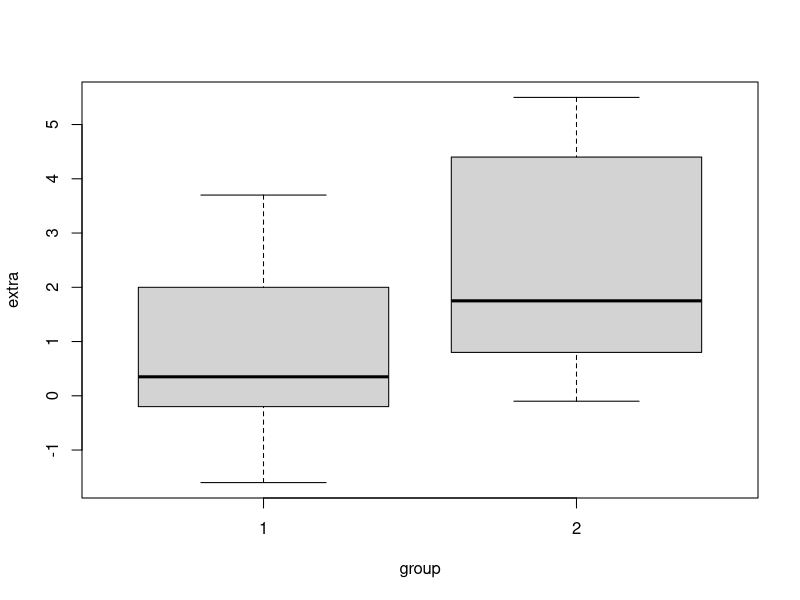
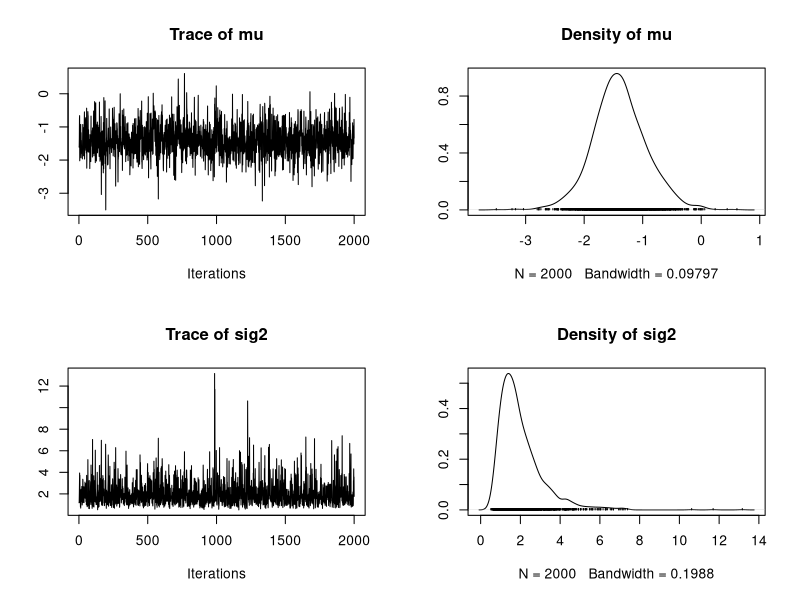
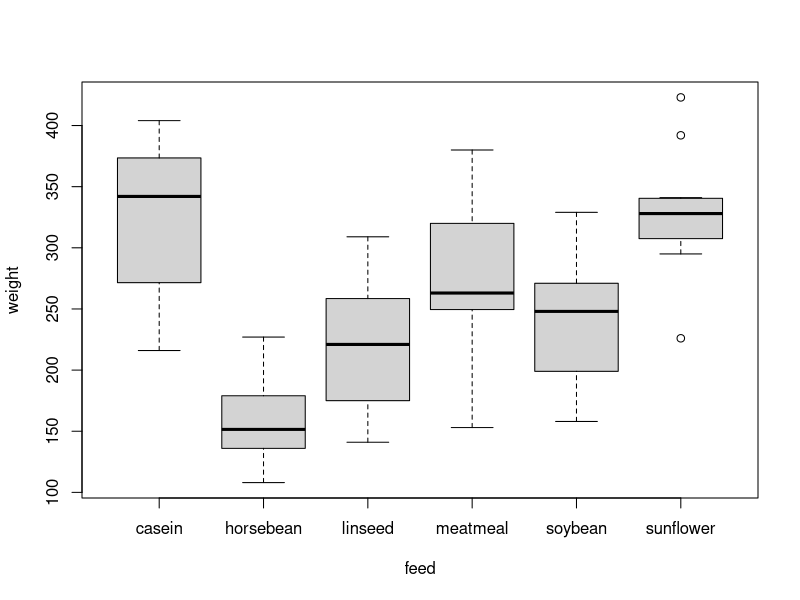

R code for these plots, in order: (Note: this script raises an error after producing the figures.)
library("dplyr")
library("BayesFactor")

# paired t-test, 
data(sleep)
help(sleep) # info about the data
plot(extra ~ group, data = sleep)
g1 = filter(sleep, group==1)
g2 = filter(sleep, group==2)
t.test(g1$extra, g2$extra, paired = T)
t.test(g1$extra-g2$extra) # does the same

# Bayesian -t-test
bf = ttestBF(g1$extra-g2$extra)
samples = posterior(bf, iterations = 2000)
plot(samples[,1:2])


# independet samples t-test
data("chickwts")
plot(weight ~ feed, data=chickwts)

g1 = filter(chickwts, feed=='linseed')
g2 = filter(chickwts, feed=='horsebean')
t.test(g1$weight, g2$weight, var.equal=T, data=Kitchen_Rolls)

ttestBF(g1$weight, g2$weight, paired = F)


# paired t-test Kitchen Roll
##### import Kictchen_Rolls data ####
# library("data.tables")
# kitchen_rolls = fread("https://raw.githubusercontent.com/lindemann09/Potsdam-Bayes-2018/master/code/data/kitchen_rolls.csv")

t.test(mean_NEO ~ Rotation, var.equal=T, data=kitchen_rolls)

g1 = filter(kitchen_rolls, Rotation=='clock')
g2 = filter(kitchen_rolls, Rotation=='counter')
bf = ttestBF(g1$mean_NEO, g2$mean_NEO, paired = F, var.equal=T)
1/bf

bf2 = ttestBF(g1$mean_NEO, g2$mean_NEO, nullInterval = c(-Inf, 0))
bf2
1/bf2[2]

bf_all = c(bf, bf2)
plot(bf_all)
